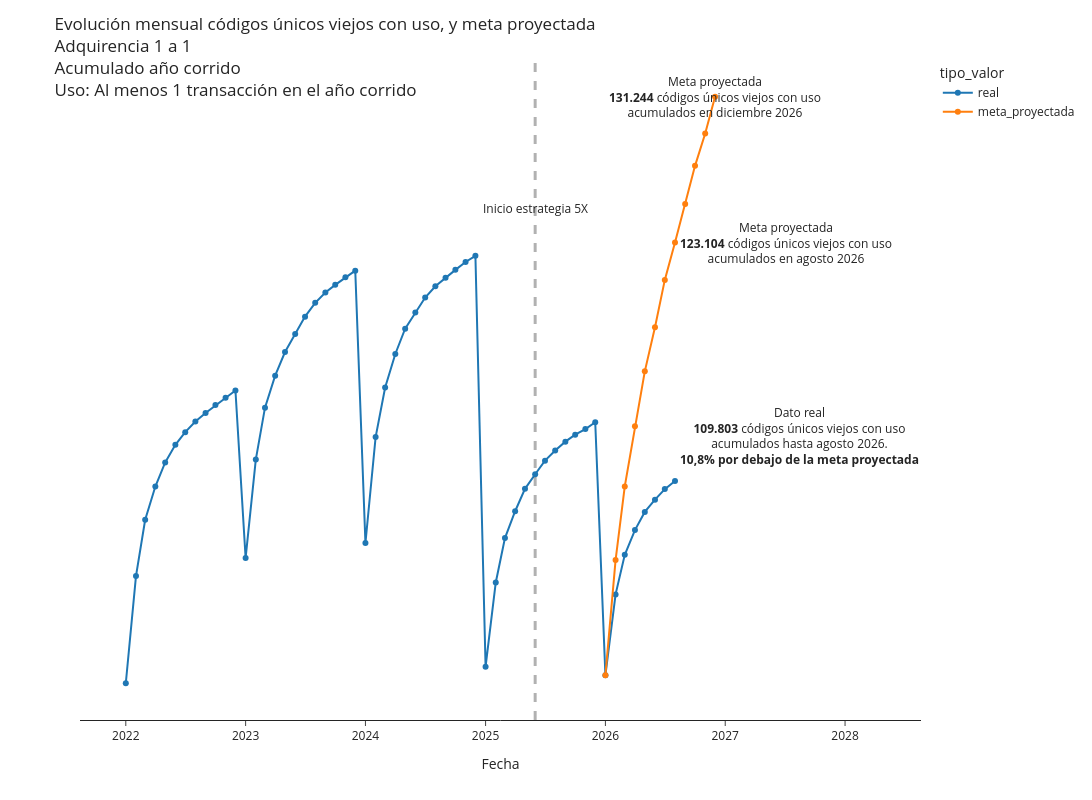

Source (notebook cell):
### Code cell
fig = px.line(df_plot, x="fecha", y="valor", color='tipo_valor',markers=True, template='simple_white', width=1600, height=800)
fig.add_vline(x='2025-06-01', line_width=3, line_dash="dash")
fig.update_layout(
    title={
        'text': 'Evolución mensual códigos únicos viejos con uso, y meta proyectada<br>Adquirencia 1 a 1<br>Acumulado año corrido<br>Uso: Al menos 1 transacción en el año corrido',
        'xanchor': 'left',
        'yanchor': 'top'},
    xaxis=dict(
            title=dict(
                text="Fecha"
            )),
    yaxis=dict(
            title=dict(
                text="Número de códigos únicos viejos con uso<br>acumulados año corrido<br>adquirencia 1 a 1"
            ))
)
fig.update_yaxes(visible=False)
fig.add_annotation(x='2025-06-01', y=125000,
            text="Inicio estrategia 5X",
            showarrow=False,
            arrowhead=1)

fig.add_annotation(x='2026-12-01', y=131244,
            text="Meta proyectada<br><b>131.244</b> códigos únicos viejos con uso<br>acumulados en diciembre 2026",
            showarrow=False,
            xanchor='auto')
fig.add_annotation(x='2026-08-01', y=123104,
            text="Meta proyectada<br><b>123.104</b> códigos únicos viejos con uso<br>acumulados en agosto 2026",
            showarrow=False,
            xanchor='left',
            xshift=3)
fig.add_annotation(x='2026-08-01', y=109803,
            text="Dato real<br><b>109.803</b> códigos únicos viejos con uso<br>acumulados hasta agosto 2026.<br><b>10,8% por debajo de la meta proyectada</b>",
            showarrow=False,
            xanchor='left',
            xshift=3,
            yshift=45)
fig.show()

### Figure 1 — Plotly figure (JSON) as saved in the notebook; plotly's stock layout.template omitted (floating-point values rounded to 4 significant figures)
{"data": [{"hovertemplate": "tipo_valor=real<br>fecha=%{x}<br>valor=%{y}<extra></extra>", "legendgroup": "real", "line": {"color": "#1F77B4", "dash": "solid"}, "marker": {"symbol": "circle"}, "mode": "markers+lines", "name": "real", "orientation": "v", "showlegend": true, "type": "scatter", "x": ["2026-08-01T00:00:00", "2026-07-01T00:00:00", "2026-06-01T00:00:00", "2026-05-01T00:00:00", "2026-04-01T00:00:00", "2026-03-01T00:00:00", "2026-02-01T00:00:00", "2026-01-01T00:00:00", "2025-12-01T00:00:00", "2025-11-01T00:00:00", "2025-10-01T00:00:00", "2025-09-01T00:00:00", "2025-08-01T00:00:00", "2025-07-01T00:00:00", "2025-06-01T00:00:00", "2025-05-01T00:00:00", "2025-04-01T00:00:00", "2025-03-01T00:00:00", "2025-02-01T00:00:00", "2025-01-01T00:00:00", "2024-12-01T00:00:00", "2024-11-01T00:00:00", "2024-10-01T00:00:00", "2024-09-01T00:00:00", "2024-08-01T00:00:00", "2024-07-01T00:00:00", "2024-06-01T00:00:00", "2024-05-01T00:00:00", "2024-04-01T00:00:00", "2024-03-01T00:00:00", "2024-02-01T00:00:00", "2024-01-01T00:00:00", "2023-12-01T00:00:00", "2023-11-01T00:00:00", "2023-10-01T00:00:00", "2023-09-01T00:00:00", "2023-08-01T00:00:00", "2023-07-01T00:00:00", "2023-06-01T00:00:00", "2023-05-01T00:00:00", "2023-04-01T00:00:00", "2023-03-01T00:00:00", "2023-02-01T00:00:00", "2023-01-01T00:00:00", "2022-12-01T00:00:00", "2022-11-01T00:00:00", "2022-10-01T00:00:00", "2022-09-01T00:00:00", "2022-08-01T00:00:00", "2022-07-01T00:00:00", "2022-06-01T00:00:00", "2022-05-01T00:00:00", "2022-04-01T00:00:00", "2022-03-01T00:00:00", "2022-02-01T00:00:00", "2022-01-01T00:00:00"], "xaxis": "x", "y": [109803, 109345, 108755, 108073, 107059, 105678, 103470, 98960, 113080, 112697, 112384, 111995, 111498, 110935, 110174, 109362, 108111, 106615, 104133, 99434, 122366, 122024, 121582, 121138, 120662, 120039, 119205, 118299, 116888, 115020, 112247, 106338, 121536, 121172, 120746, 120319, 119743, 118972, 118009, 116996, 115676, 113892, 110993, 105502, 114848, 114448, 114037, 113595, 113115, 112524, 111816, 110837, 109488, 107634, 104493, 98510], "yaxis": "y"}, {"hovertemplate": "tipo_valor=meta_proyectada<br>fecha=%{x}<br>valor=%{y}<extra></extra>", "legendgroup": "meta_proyectada", "line": {"color": "#FF7F0E", "dash": "solid"}, "marker": {"symbol": "circle"}, "mode": "markers+lines", "name": "meta_proyectada", "orientation": "v", "showlegend": true, "type": "scatter", "x": ["2026-01-01T00:00:00", "2026-02-01T00:00:00", "2026-03-01T00:00:00", "2026-04-01T00:00:00", "2026-05-01T00:00:00", "2026-06-01T00:00:00", "2026-07-01T00:00:00", "2026-08-01T00:00:00", "2026-09-01T00:00:00", "2026-10-01T00:00:00", "2026-11-01T00:00:00", "2026-12-01T00:00:00"], "xaxis": "x", "y": [98960, 105384, 109494, 112853, 115918, 118384, 121023, 123104, 125256, 127387, 129194, 131244], "yaxis": "y"}], "layout": {"annotations": [{"arrowhead": 1, "showarrow": false, "text": "Inicio estrategia 5X", "x": "2025-06-01", "y": 125000}, {"showarrow": false, "text": "Meta proyectada<br><b>131.244</b> códigos únicos viejos con uso<br>acumulados en diciembre 2026", "x": "2026-12-01", "xanchor": "auto", "y": 131244}, {"showarrow": false, "text": "Meta proyectada<br><b>123.104</b> códigos únicos viejos con uso<br>acumulados en agosto 2026", "x": "2026-08-01", "xanchor": "left", "xshift": 3, "y": 123104}, {"showarrow": false, "text": "Dato real<br><b>109.803</b> códigos únicos viejos con uso<br>acumulados hasta agosto 2026.<br><b>10,8% por debajo de la meta proyectada</b>", "x": "2026-08-01", "xanchor": "left", "xshift": 3, "y": 109803, "yshift": 45}], "height": 800, "legend": {"title": {"text": "tipo_valor"}, "tracegroupgap": 0}, "margin": {"t": 60}, "shapes": [{"line": {"dash": "dash", "width": 3}, "type": "line", "x0": "2025-06-01", "x1": "2025-06-01", "xref": "x", "y0": 0, "y1": 1, "yref": "y domain"}], "title": {"text": "Evolución mensual códigos únicos viejos con uso, y meta proyectada<br>Adquirencia 1 a 1<br>Acumulado año corrido<br>Uso: Al menos 1 transacción en el año corrido", "xanchor": "left", "yanchor": "top"}, "width": 1600, "xaxis": {"anchor": "y", "domain": [0, 1], "title": {"text": "Fecha"}}, "yaxis": {"anchor": "x", "domain": [0, 1], "title": {"text": "Número de códigos únicos viejos con uso<br>acumulados año corrido<br>adquirencia 1 a 1"}, "visible": false}}}
